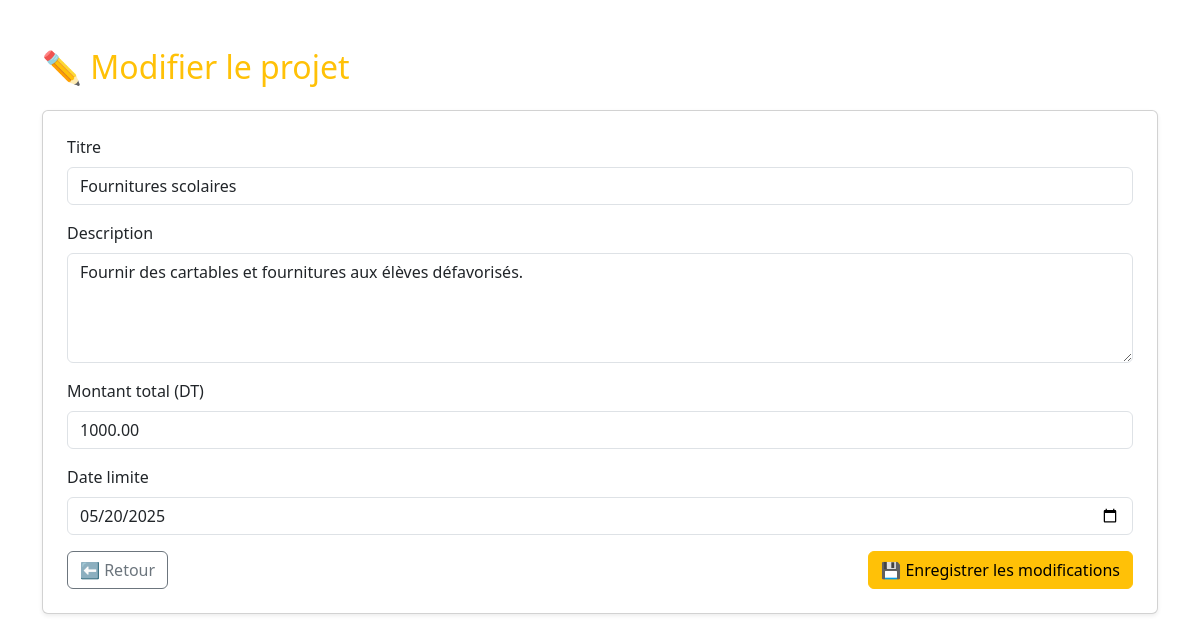
/modifier_projet.php?id=1 (signed in), run on the app's committed database.
### tables this page shows
CREATE TABLE IF NOT EXISTS `projet` (
  `id` int NOT NULL AUTO_INCREMENT,
  `id_association` int DEFAULT NULL,
  `titre` varchar(100) DEFAULT NULL,
  `description` text,
  `montant_total` decimal(10,2) DEFAULT NULL,
  `date_limite` date DEFAULT NULL,
  `montant_collecte` decimal(10,2) DEFAULT '0.00',
  PRIMARY KEY (`id`),
  KEY `id_association` (`id_association`)
);

### modifier_projet.php (the view, shortened to what this page needs)
<?php
include 'config.php';
$id_projet = $_GET['id'] ?? null;
$id_association = $_SESSION['user_id'];
$stmt = $conn->prepare("SELECT * FROM projet WHERE id = ? AND id_association = ?");
$stmt->bind_param("ii", $id_projet, $id_association);
$stmt->execute();
$projet = $stmt->get_result()->fetch_assoc();
?>
<!DOCTYPE html>
<html lang="fr">
<head>
  <link href="https://cdn.jsdelivr.net/npm/bootstrap@5.3.0/dist/css/bootstrap.min.css" rel="stylesheet">
</head>
<body>
<div class="container mt-5">
  <h2 class="text-warning mb-4">✏️ Modifier le projet</h2>
  <div class="card shadow-sm p-4">
    <form method="POST">
      <div class="mb-3">
        <label for="titre" class="form-label">Titre</label>
        <input type="text" name="titre" id="titre" class="form-control" required value="<?= htmlspecialchars($projet['titre']) ?>">
      </div>
      <div class="mb-3">
        <label for="description" class="form-label">Description</label>
        <textarea name="description" id="description" rows="4" class="form-control" required><?= htmlspecialchars($projet['description']) ?></textarea>
      </div>
      <div class="mb-3">
        <label for="montant_total" class="form-label">Montant total (DT)</label>
        <input type="number" step="0.01" name="montant_total" id="montant_total" class="form-control" min="1" required value="<?= $projet['montant_total'] ?>">
      </div>
      <div class="mb-3">
        <label for="date_limite" class="form-label">Date limite</label>
        <input type="date" name="date_limite" id="date_limite" class="form-control" required value="<?= $projet['date_limite'] ?>">
      </div>
      <div class="d-flex justify-content-between">
        <a href="mes_projets.php" class="btn btn-outline-secondary">⬅ Retour</a>
        <button type="button" onclick="submitProfileModification()" class="btn btn-warning">💾 Enregistrer les modifications</button>
      </div>
    </form>
  </div>
</div>
</body>
</html>

### data on the page
projet: titre "Fournitures scolaires", description "Fournir des cartables et fournitures aux élèves défavorisés.", montant_total "1000.00", date_limite "05/20/2025"
